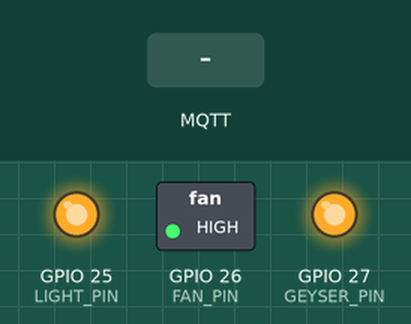
This sketch was run on a simulated ESP32. Shown: switched loads named in the sketch (green lamp = pin HIGH), output pins drawn as LEDs (lit = HIGH). The test bench sets the inputs (shaded band). WiFi joins after 1.5 s; servers stay silent unless stated; no MQTT or app messages arrive unless stated; what the sketch prints to the serial monitor is not drawn.

Above: at 2.7 s.
2.8 s: MQTT message "ON" arrives on the first subscribed topic
At 4.0 s:
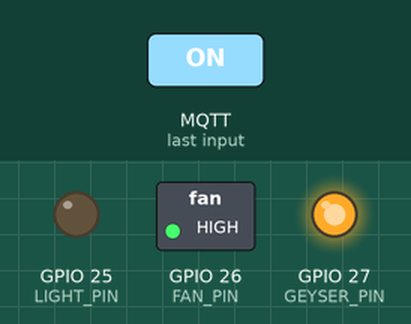
4.3 s: MQTT message "ON" arrives on the second subscribed topic
At 5.2 s:
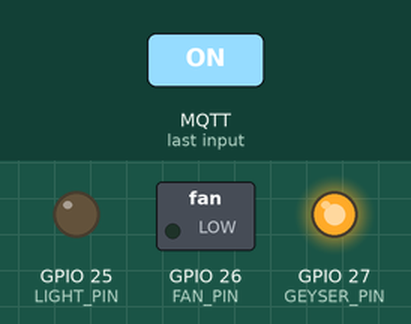
5.8 s: MQTT message "OFF" arrives on the first subscribed topic
At 6.4 s:
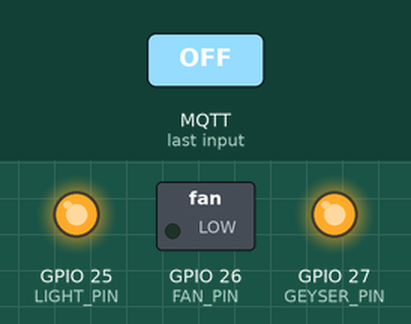
7.3 s: MQTT message "ON" arrives on the third subscribed topic
At 8.5 s:
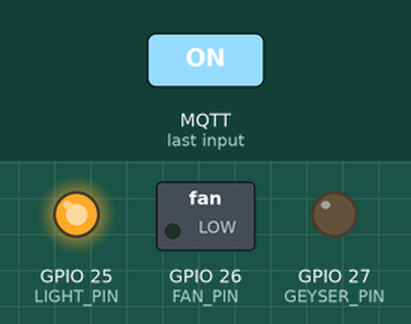
8.8 s: MQTT message "on" arrives on the first subscribed topic
At 9.9 s:
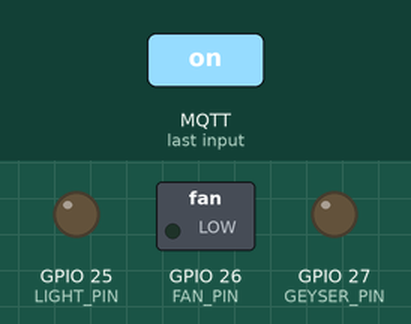
10.3 s: MQTT message "OFF" arrives on the second subscribed topic
At 11.0 s:
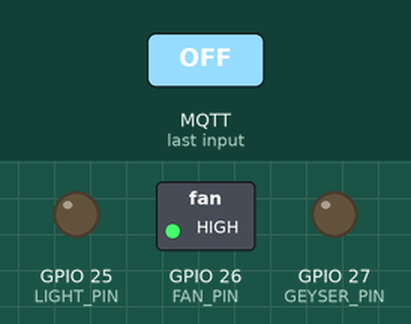
Timing chart, 0 to 12.8 s (numbered marks = the images above; inputs shaded):
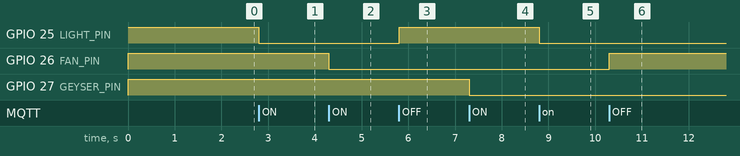

The sketch:

esp32_remote_control.ino
```cpp
/*
  Internet-Based Remote Control of Home Appliances Using Flask
  ESP32 + MQTT + Relay/LED prototype

  MQTT commands received:
    home/light  -> ON / OFF
    home/fan    -> ON / OFF
    home/geyser -> ON / OFF

  MQTT status published:
    home/status -> JSON

  Prototype safety:
    Use LEDs/resistors or low-voltage loads only.
    Do NOT connect this prototype directly to mains voltage.
*/

#include <WiFi.h>
#include <PubSubClient.h>

// ---------- Wi-Fi ----------
const char* WIFI_SSID = "YOUR_WIFI_NAME";
const char* WIFI_PASSWORD = "YOUR_WIFI_PASSWORD";

// ---------- MQTT ----------
const char* MQTT_SERVER = "192.168.1.100";   // Change to broker IP/hostname
const int MQTT_PORT = 1883;
const char* MQTT_USER = "";                  // Optional
const char* MQTT_PASSWORD = "";              // Optional

const char* TOPIC_LIGHT  = "home/light";
const char* TOPIC_FAN    = "home/fan";
const char* TOPIC_GEYSER = "home/geyser";
const char* TOPIC_STATUS = "home/status";

// ---------- GPIO ----------
// Change these pins to match your wiring.
const int LIGHT_PIN  = 25;
const int FAN_PIN    = 26;
const int GEYSER_PIN = 27;

// Most relay modules are active LOW.
// For LED prototype, set this to false if your LEDs behave normally.
const bool RELAY_ACTIVE_LOW = true;

WiFiClient espClient;
PubSubClient mqttClient(espClient);

bool lightState = false;
bool fanState = false;
bool geyserState = false;

unsigned long lastStatusPublish = 0;
const unsigned long STATUS_INTERVAL_MS = 5000;

void writeDevice(int pin, bool state) {
  if (RELAY_ACTIVE_LOW) {
    digitalWrite(pin, state ? LOW : HIGH);
  } else {
    digitalWrite(pin, state ? HIGH : LOW);
  }
}

void publishStatus() {
  char payload[300];

  snprintf(
    payload,
    sizeof(payload),
    "{\"devices\":{\"light\":\"%s\",\"fan\":\"%s\",\"geyser\":\"%s\"},\"sensors\":{\"temperature\":null,\"humidity\":null,\"gas\":\"NORMAL\"}}",
    lightState ? "ON" : "OFF",
    fanState ? "ON" : "OFF",
    geyserState ? "ON" : "OFF"
  );

  mqttClient.publish(TOPIC_STATUS, payload, true);
  Serial.print("Published status: ");
  Serial.println(payload);
}

void handleCommand(const char* topic, const String& command) {
  bool state;

  if (command == "ON") {
    state = true;
  } else if (command == "OFF") {
    state = false;
  } else {
    Serial.println("Unknown command");
    return;
  }

  if (strcmp(topic, TOPIC_LIGHT) == 0) {
    lightState = state;
    writeDevice(LIGHT_PIN, lightState);
  }
  else if (strcmp(topic, TOPIC_FAN) == 0) {
    fanState = state;
    writeDevice(FAN_PIN, fanState);
  }
  else if (strcmp(topic, TOPIC_GEYSER) == 0) {
    geyserState = state;
    writeDevice(GEYSER_PIN, geyserState);
  }

  publishStatus();
}

void mqttCallback(char* topic, byte* payload, unsigned int length) {
  String command;

  for (unsigned int i = 0; i < length; i++) {
    command += (char)payload[i];
  }

  command.trim();
  command.toUpperCase();

  Serial.print("MQTT command [");
  Serial.print(topic);
  Serial.print("]: ");
  Serial.println(command);

  handleCommand(topic, command);
}

void connectWiFi() {
  Serial.print("Connecting to Wi-Fi");

  WiFi.mode(WIFI_STA);
  WiFi.begin(WIFI_SSID, WIFI_PASSWORD);

  while (WiFi.status() != WL_CONNECTED) {
    delay(500);
    Serial.print(".");
  }

  Serial.println();
  Serial.print("Wi-Fi connected. ESP32 IP: ");
  Serial.println(WiFi.localIP());
}

void connectMQTT() {
  while (!mqttClient.connected()) {
    Serial.print("Connecting to MQTT...");

    String clientId = "ESP32-Home-" + String((uint32_t)ESP.getEfuseMac(), HEX);

    bool connected;

    if (strlen(MQTT_USER) > 0) {
      connected = mqttClient.connect(
        clientId.c_str(),
        MQTT_USER,
        MQTT_PASSWORD
      );
    } else {
      connected = mqttClient.connect(clientId.c_str());
    }

    if (connected) {
      Serial.println("connected");

      mqttClient.subscribe(TOPIC_LIGHT);
      mqttClient.subscribe(TOPIC_FAN);
      mqttClient.subscribe(TOPIC_GEYSER);

      publishStatus();
    } else {
      Serial.print("failed, rc=");
      Serial.print(mqttClient.state());
      Serial.println(" retrying in 2 seconds");
      delay(2000);
    }
  }
}

void setup() {
  Serial.begin(115200);

  pinMode(LIGHT_PIN, OUTPUT);
  pinMode(FAN_PIN, OUTPUT);
  pinMode(GEYSER_PIN, OUTPUT);

  // Start safely with all outputs OFF.
  lightState = false;
  fanState = false;
  geyserState = false;

  writeDevice(LIGHT_PIN, false);
  writeDevice(FAN_PIN, false);
  writeDevice(GEYSER_PIN, false);

  connectWiFi();

  mqttClient.setServer(MQTT_SERVER, MQTT_PORT);
  mqttClient.setCallback(mqttCallback);
  mqttClient.setBufferSize(512);
}

void loop() {
  if (WiFi.status() != WL_CONNECTED) {
    connectWiFi();
  }

  if (!mqttClient.connected()) {
    connectMQTT();
  }

  mqttClient.loop();

  if (millis() - lastStatusPublish >= STATUS_INTERVAL_MS) {
    lastStatusPublish = millis();
    publishStatus();
  }
}
```

Measured:
- after the input at 2.8 s, GPIO 25 (LIGHT_PIN): HIGH → LOW at once
- after the input at 4.3 s, GPIO 26 (FAN_PIN): HIGH → LOW at once
- after the input at 5.8 s, GPIO 25 (LIGHT_PIN): LOW → HIGH at once
- after the input at 7.3 s, GPIO 27 (GEYSER_PIN): HIGH → LOW at once
- after the input at 8.8 s, GPIO 25 (LIGHT_PIN): HIGH → LOW at once
- after the input at 10.3 s, GPIO 26 (FAN_PIN): LOW → HIGH at once
